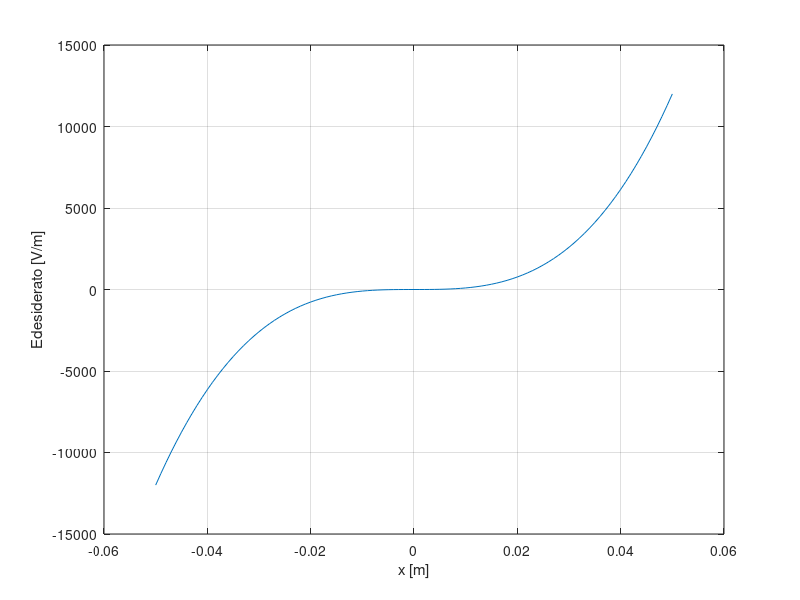

This figure's MATLAB source: (Note: this script raises an error after producing the figure.)
clear all, close all, clc;
%scrittura della funzione obiettivo 
%punti di campionamento asse x
xc = -0.05:0.001:0.05;
%intervallo campionamento xa-xb
xa = -0.05;
xb = 0.05;
%punti di campionamento asse y
yc = 0;
%lambda funzione desiderata
lambda = [25 50 35 10].* (1e-09);
%punti in cui si trovano i 4 fili 
P1 = [0.08 0];
P2 = [0 0.08];
P3 = [-0.08 0];
P4 = [0 -0.08];
%vettore punti che passo alla funzione obiettivo 
P = [P1;P2;P3;P4];

%funzione che fa la norma quadra del campo Exy dato da un solo filo
%nell'intervallo [-0.05, 0.05]
%%%%%%%%%%%%%%%%%%%%%%%%%%%%%%%%%%%%
%Edesiderata costante kx^2
Edesideratax = (9.599999999999997e+07).*(xc.^3);
%disegno campo Desiderato variabile
figure(1)
plot(xc,Edesideratax);
xlabel('x [m]');
ylabel('Edesiderato [V/m]');
grid on

%%%%%%%%%%%%%%%%%%%%%%%%%%%%%%%%%%%%


%%%%%%%%%%%%%%%%%%%%%%%%%%%%%%%%%%%%
%scrittura funzione obj normalizzata dei campi proiettati lungo l'asse x
%fo dipendende da una variabile lmbd 
fo =@(lmbd) (1/abs(mean(Edesideratax)))* sqrt(1/length(xc))* norm(Edesideratax - Etotx(P,xc,yc,[lambda(1),lambda(2),lmbd(1),lambda(4)]));
%f1 dipende da due variabili (lmbd1,lmbd2)
f1 =@(lmbd) (1/abs(mean(Edesideratax)))* sqrt(1/length(xc))* norm(Edesideratax - Etotx(P,xc,yc,[lambda(1),lmbd(1),lmbd(2),lambda(4)]));
%%%%%%%%%%%%%%%%%%%%%%%%%%%%%%%%%%%%


%%%%%%%%%%%%%%%%%%%%%%%%%%%%%%%%%%%%
%istruzioni per graficare fobj
%dove faccio variare lmbd1 per fare la ricerca del minimo
passo1 = 1e-9:0.5e-8:2e-7;
%%plot (X, Y)
%grafico in 1 var
figure(2)
%subplot(1,2,1)
plot(passo1,fo2Deval(fo,passo1));
grid
xlabel('{\lambda}3 [C/m]');
ylabel('fobj({\lambda}3)');
%mi creo i punti da graficare in 2 var
%grafico in 2 var
vs = fo3Deval(f1,passo1,passo1);
figure(3);
%subplot(1,2,2)
[X,Y] = meshgrid(passo1,passo1);
surf(X,Y,vs)
grid on
hold on
%linee di livello
contour(X,Y,vs,20)
colorbar
xlabel('{\lambda}2 [C/m]');
ylabel('{\lambda}3 [C/m]');
zlabel('fobj({\lambda}2,{\lambda}3)');
